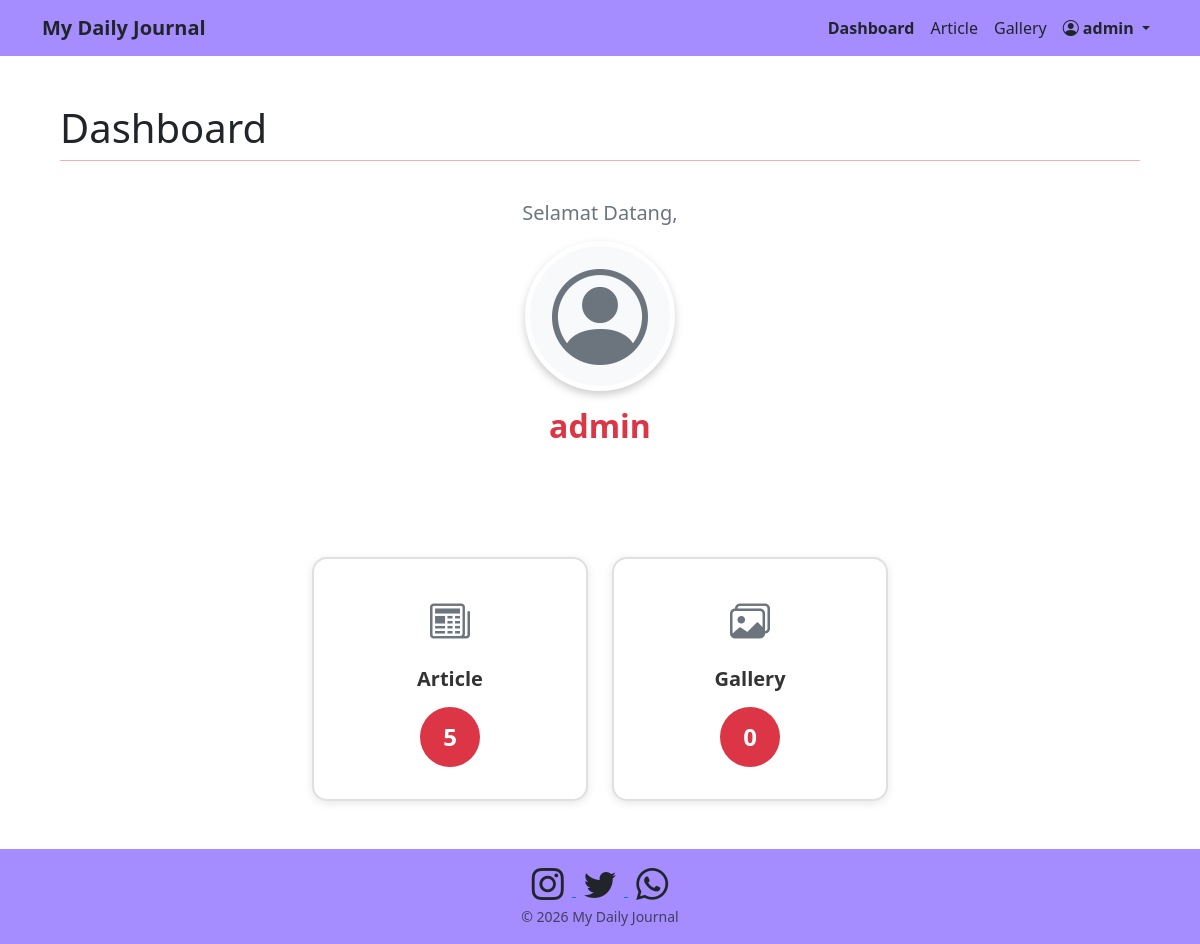
/admin.php (signed in), run on an earlier commit of the app's database.
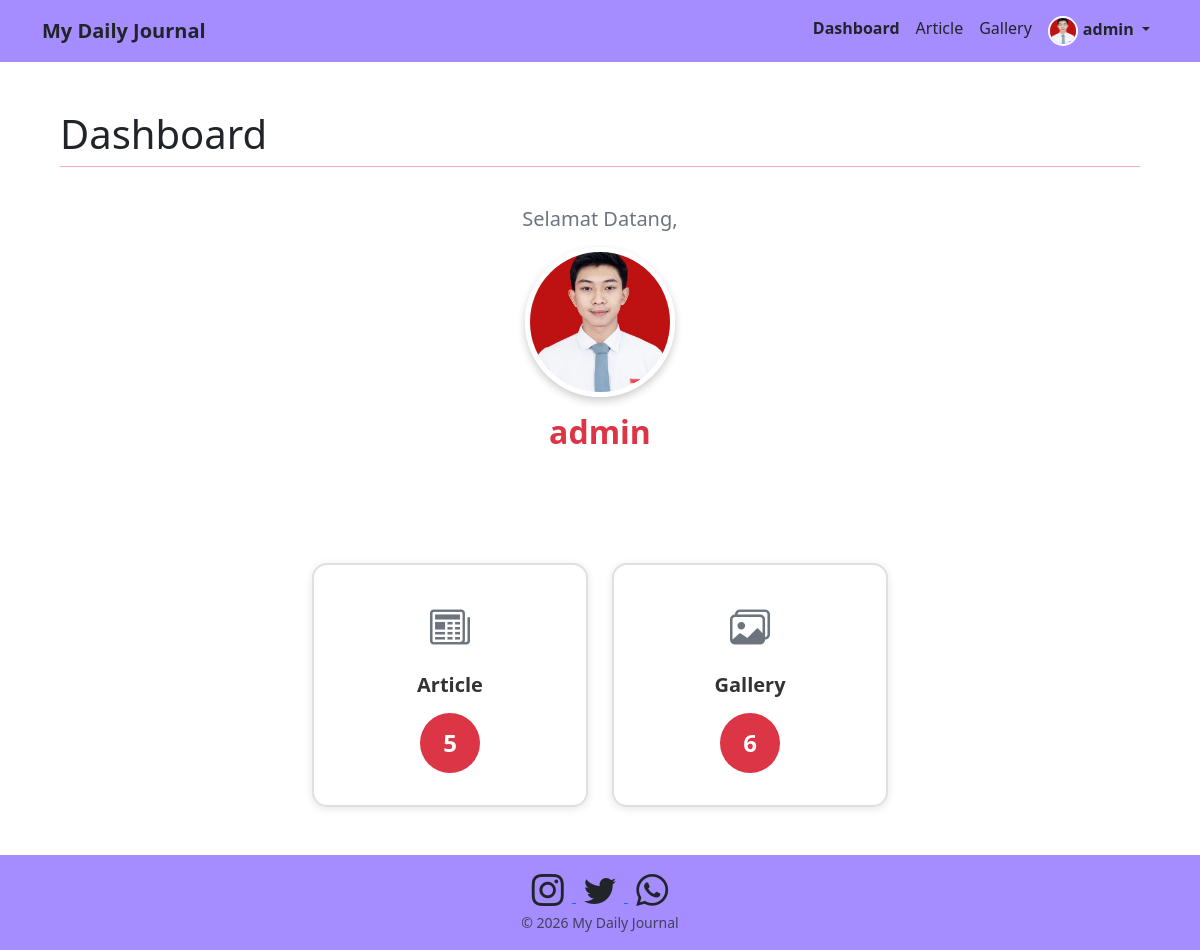
And on a later commit of the database.
### tables this page shows
CREATE TABLE `user` (
  `id` int(11) NOT NULL,
  `username` varchar(50) NOT NULL,
  `password` text NOT NULL,
  `foto` text NOT NULL
);

### admin.php (the view, shortened to what this page needs)
<?php
include "koneksi.php";
$username = $_SESSION['username'];
$stmt = $conn->prepare("SELECT foto FROM user WHERE username = ?");
$stmt->bind_param("s", $username);
$stmt->execute();
$result = $stmt->get_result();
$user_data = $result->fetch_assoc();
$foto_profil = $user_data['foto'] ?? '';
$page = $_GET['page'] ?? 'dashboard';
?>
<!doctype html>
<html lang="en">
<head>
  <link href="https://cdn.jsdelivr.net/npm/bootstrap@5.3.8/dist/css/bootstrap.min.css" rel="stylesheet"
>
  <link rel="stylesheet" href="https://cdn.jsdelivr.net/npm/bootstrap-icons@1.11.1/font/bootstrap-icons.css" />
</head>
<body>
  <nav class="navbar navbar-expand-sm bg-body-tertiary sticky-top" style="background-color:#a58cff !important;">
    <div class="container">
      <a class="navbar-brand fw-semibold text-dark" target="_blank" href="index.php">My Daily Journal</a>
      <div class="collapse navbar-collapse" id="navbarSupportedContent">
        <ul class="navbar-nav ms-auto mb-2 mb-lg-0 text-dark">
          <li class="nav-item">
            <a class="nav-link <?= ($page === 'dashboard') ? 'fw-bold text-dark' : 'text-dark' ?>"
               href="admin.php?page=dashboard">
              Dashboard
            </a>
          </li>
          <li class="nav-item">
            <a class="nav-link <?= ($page === 'article') ? 'fw-bold text-dark' : 'text-dark' ?>"
               href="admin.php?page=article">
              Article
            </a>
          </li>
          <li class="nav-item">
            <a class="nav-link <?= ($page === 'gallery') ? 'fw-bold text-dark' : 'text-dark' ?>"
               href="admin.php?page=gallery">
              Gallery
            </a>
          </li>
          <li class="nav-item dropdown">
            <a class="nav-link dropdown-toggle text-dark fw-bold" href="#" role="button"
               data-bs-toggle="dropdown" aria-expanded="false">
              <?php
              if (!empty($foto_profil) && file_exists('img/' . $foto_profil)) {
                  echo '<img src="img/' . htmlspecialchars($foto_profil) . '" alt="Avatar" class="user-avatar">';
              } else {
                  echo '<i class="bi bi-person-circle"></i> ';
              }
              echo htmlspecialchars($_SESSION['username']);
              ?>
            </a>
          </li>
        </ul>
      </div>
    </div>
  </nav>
  <section id="content" class="p-5">
    <div class="container">
      <?php
      if (isset($_GET['page'])) {
          $page = $_GET['page'];
      } else {
          $page = "dashboard";
      }
      $page_title = ucfirst($page);
      echo '<h4 class="lead display-6 pb-2 border-bottom border-danger-subtle">' . $page_title . '</h4>';
      if (file_exists($page . ".php")) {
          include($page . ".php");
      } else {
          echo '<div class="alert alert-danger mt-3">';
          echo '<i class="bi bi-exclamation-triangle"></i> Halaman tidak ditemukan!';
          echo '</div>';
      }
      ?>
    </div>
  </section>
  <footer class="text-center p-3" style="background-color:#a58cff !important;">
    <div>
      <a href="https://www.instagram.com/udinusofficial" target="_blank" rel="noopener">
        <i class="bi bi-instagram h2 p-2 text-dark"></i>
      </a>
      <a href="https://twitter.com/udinusofficial" target="_blank" rel="noopener">
        <i class="bi bi-twitter h2 p-2 text-dark"></i>
      </a>
      <a href="https://wa.me/+62812685577" target="_blank" rel="noopener">
        <i class="bi bi-whatsapp h2 p-2 text-dark"></i>
      </a>
    </div>
    <small class="text-muted">© 2026 My Daily Journal</small>
  </footer>
</body>
</html>

### dashboard.php (shortened to what this page needs)
<?php
$username = $_SESSION['username'];
$stmt = $conn->prepare("SELECT * FROM user WHERE username = ?");
$stmt->bind_param("s", $username);
$stmt->execute();
$result = $stmt->get_result();
$data_user = $result->fetch_assoc();
$sql1 = "SELECT * FROM article ORDER BY tanggal DESC";
$hasil1 = $conn->query($sql1);
$jumlah_article = $hasil1->num_rows;
$sql2 = "SELECT * FROM gallery ORDER BY created_at DESC";
$hasil2 = $conn->query($sql2);
$jumlah_gallery = $hasil2->num_rows;
?>
<div class="welcome-section">
    <h5 class="mb-3">Selamat Datang,</h5>
    <div class="mb-3">
        <?php
        if (!empty($data_user['foto']) && file_exists('img/' . $data_user['foto'])) {
            echo '<img src="img/' . htmlspecialchars($data_user['foto']) . '" alt="Profile" class="profile-avatar">';
        } else {
            echo '<div class="profile-avatar d-inline-flex align-items-center justify-content-center bg-light">';
            echo '<i class="bi bi-person-circle" style="font-size: 6rem; color: #6c757d;"></i>';
            echo '</div>';
        }
        ?>
    </div>
    <h2><?= htmlspecialchars($data_user['username']) ?></h2>
</div>
<div class="row row-cols-1 row-cols-md-2 g-4 justify-content-center mt-4">
    <div class="col" style="max-width: 300px;">
        <a href="admin.php?page=article" class="text-decoration-none">
            <div class="stat-card">
                <div class="icon">
                    <i class="bi bi-newspaper"></i>
                </div>
                <h5>Article</h5>
                <div class="stat-badge">
                    <?= $jumlah_article ?>
                </div>
            </div>
        </a>
    </div>
    <div class="col" style="max-width: 300px;">
        <a href="admin.php?page=gallery" class="text-decoration-none">
            <div class="stat-card">
                <div class="icon">
                    <i class="bi bi-images"></i>
                </div>
                <h5>Gallery</h5>
                <div class="stat-badge">
                    <?= $jumlah_gallery ?>
                </div>
            </div>
        </a>
    </div>
</div>

### admin.php (style rules this page uses)
body { min-height: 100vh; display: flex; flex-direction: column; }
#content { flex: 1; }
.user-avatar { width: 30px; height: 30px; border-radius: 50%; object-fit: cover; margin-right: 5px; border: 2px solid #fff; }

### dashboard.php (style rules this page uses)
.profile-avatar { width: 150px; height: 150px; border-radius: 50%; object-fit: cover; border: 5px solid #fff; box-shadow: 0 4px 8px rgba(0,0,0,0.2); }
.welcome-section { text-align: center; padding: 2rem 0; }
.welcome-section h5 { color: #6c757d; font-weight: 400; margin-bottom: 1rem; }
.welcome-section h2 { color: #dc3545; font-weight: 700; margin-bottom: 2rem; }
.stat-card { border: 2px solid #e0e0e0; border-radius: 15px; padding: 2rem; text-align: center; transition: all 0.3s ease; background: white; box-shadow: 0 2px 8px rgba(0,0,0,0.1); position: relative; overflow: hidden; }
.stat-card .icon { font-size: 2.5rem; margin-bottom: 1rem; color: #6c757d; }
.stat-card h5 { color: #333; font-weight: 600; margin-bottom: 1rem; }
.stat-badge { display: inline-block; background: #dc3545; color: white; width: 60px; height: 60px; line-height: 60px; border-radius: 50%; font-size: 1.5rem; font-weight: 700; }

What changed in the data, as far as the page shows it:
changed user "admin": foto: picture added; foto empty → "20260114054504.jpeg" (drawn)
Also different on the page:
$jumlah_gallery: "0" → "6"
